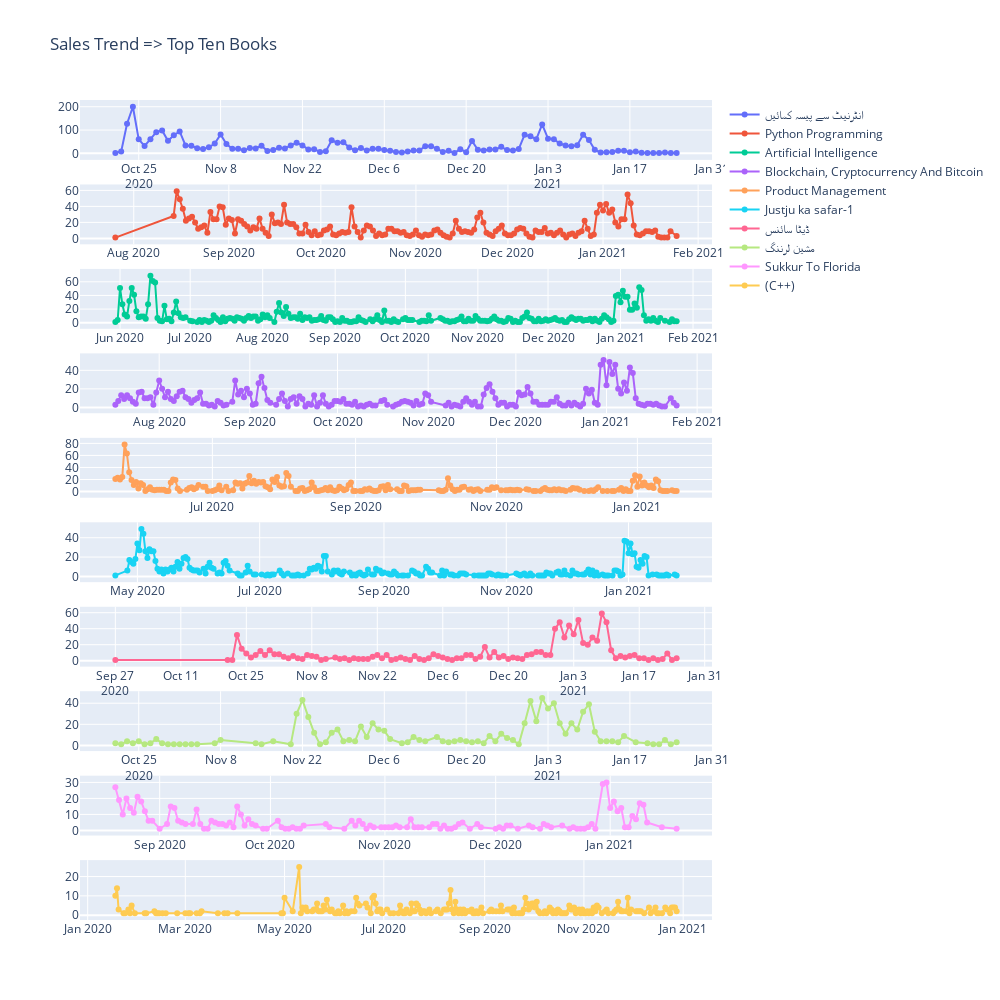

Notebook code cell kept with this figure:
### Code cell
fig = make_subplots(rows=10, cols=1)
i=0

for book in topbooks:
    top_book_orders = books_order_on_date.loc[(books_order_on_date.book_name == book), ['date', 'no_of_orders']]
#     fig = px.line(top_book_orders, x='date', y='no_of_orders', markers=True)
    fig.add_trace(
        go.Scatter(x=top_book_orders['date'], y=top_book_orders['no_of_orders'], name=book, mode='lines+markers',), 
        row=i+1, col=1)
    
    i = i + 1
    
fig.update_layout(height=1000, width=1000, title_text="Sales Trend => Top Ten Books")    
fig.show()

### Figure 1 — Plotly figure (JSON) as saved in the notebook; plotly's stock layout.template omitted (floating-point values rounded to 4 significant figures; data arrays with more than 128 entries replaced by an {"elided": "..."} marker saying what was removed)
{"data": [{"mode": "lines+markers", "name": "انٹرنیٹ سے پیسہ کمائیں", "type": "scatter", "x": ["2020-10-21", "2020-10-22", "2020-10-23", "2020-10-24", "2020-10-25", "2020-10-26", "2020-10-27", "2020-10-28", "2020-10-29", "2020-10-30", "2020-10-31", "2020-11-01", "2020-11-02", "2020-11-03", "2020-11-04", "2020-11-05", "2020-11-06", "2020-11-07", "2020-11-08", "2020-11-09", "2020-11-10", "2020-11-11", "2020-11-12", "2020-11-13", "2020-11-14", "2020-11-15", "2020-11-16", "2020-11-17", "2020-11-18", "2020-11-19", "2020-11-20", "2020-11-21", "2020-11-22", "2020-11-23", "2020-11-24", "2020-11-25", "2020-11-26", "2020-11-27", "2020-11-28", "2020-11-29", "2020-11-30", "2020-12-01", "2020-12-02", "2020-12-03", "2020-12-04", "2020-12-05", "2020-12-06", "2020-12-07", "2020-12-08", "2020-12-09", "2020-12-10", "2020-12-11", "2020-12-12", "2020-12-13", "2020-12-14", "2020-12-15", "2020-12-16", "2020-12-17", "2020-12-18", "2020-12-19", "2020-12-20", "2020-12-21", "2020-12-22", "2020-12-23", "2020-12-24", "2020-12-25", "2020-12-26", "2020-12-27", "2020-12-28", "2020-12-29", "2020-12-30", "2020-12-31", "2021-01-01", "2021-01-02", "2021-01-03", "2021-01-04", "2021-01-05", "2021-01-06", "2021-01-07", "2021-01-08", "2021-01-09", "2021-01-10", "2021-01-11", "2021-01-12", "2021-01-13", "2021-01-14", "2021-01-15", "2021-01-16", "2021-01-17", "2021-01-18", "2021-01-19", "2021-01-20", "2021-01-21", "2021-01-22", "2021-01-23", "2021-01-24", "2021-01-25"], "xaxis": "x", "y": [2, 8, 127, 200, 60, 32, 61, 91, 98, 54, 78, 94, 34, 33, 22, 19, 26, 42, 81, 40, 20, 20, 13, 23, 21, 33, 10, 14, 24, 21, 34, 45, 34, 17, 18, 6, 9, 56, 45, 48, 25, 13, 23, 12, 20, 20, 14, 11, 6, 4, 8, 12, 12, 31, 30, 20, 6, 11, 2, 18, 5, 53, 15, 12, 16, 16, 28, 14, 12, 19, 80, 73, 61, 124, 63, 61, 42, 34, 31, 35, 80, 57, 15, 4, 5, 6, 11, 11, 5, 8, 3, 1, 1, 2, 4, 1, 1], "yaxis": "y"}, {"mode": "lines+markers", "name": "Python Programming", "type": "scatter", "x": {"elided": "165 str values"}, "xaxis": "x2", "y": {"elided": "165 int values"}, "yaxis": "y2"}, {"mode": "lines+markers", "name": "Artificial Intelligence", "type": "scatter", "x": {"elided": "229 str values"}, "xaxis": "x3", "y": {"elided": "229 int values"}, "yaxis": "y3"}, {"mode": "lines+markers", "name": "Blockchain, Cryptocurrency And Bitcoin", "type": "scatter", "x": {"elided": "184 str values"}, "xaxis": "x4", "y": {"elided": "184 int values"}, "yaxis": "y4"}, {"mode": "lines+markers", "name": "Product Management", "type": "scatter", "x": {"elided": "210 str values"}, "xaxis": "x5", "y": {"elided": "210 int values"}, "yaxis": "y5"}, {"mode": "lines+markers", "name": "Justju ka safar-1", "type": "scatter", "x": {"elided": "225 str values"}, "xaxis": "x6", "y": {"elided": "225 int values"}, "yaxis": "y6"}, {"mode": "lines+markers", "name": "ڈیٹا سائنس", "type": "scatter", "x": ["2020-09-27", "2020-10-21", "2020-10-22", "2020-10-23", "2020-10-24", "2020-10-25", "2020-10-26", "2020-10-27", "2020-10-28", "2020-10-29", "2020-10-30", "2020-10-31", "2020-11-01", "2020-11-02", "2020-11-03", "2020-11-04", "2020-11-05", "2020-11-06", "2020-11-07", "2020-11-08", "2020-11-09", "2020-11-10", "2020-11-11", "2020-11-13", "2020-11-14", "2020-11-15", "2020-11-16", "2020-11-17", "2020-11-18", "2020-11-19", "2020-11-20", "2020-11-21", "2020-11-22", "2020-11-23", "2020-11-24", "2020-11-25", "2020-11-26", "2020-11-27", "2020-11-28", "2020-11-29", "2020-11-30", "2020-12-01", "2020-12-02", "2020-12-03", "2020-12-04", "2020-12-05", "2020-12-06", "2020-12-07", "2020-12-08", "2020-12-09", "2020-12-10", "2020-12-11", "2020-12-12", "2020-12-13", "2020-12-14", "2020-12-15", "2020-12-16", "2020-12-17", "2020-12-18", "2020-12-19", "2020-12-20", "2020-12-21", "2020-12-22", "2020-12-23", "2020-12-24", "2020-12-25", "2020-12-26", "2020-12-27", "2020-12-28", "2020-12-29", "2020-12-30", "2020-12-31", "2021-01-01", "2021-01-02", "2021-01-03", "2021-01-04", "2021-01-05", "2021-01-06", "2021-01-07", "2021-01-08", "2021-01-09", "2021-01-10", "2021-01-11", "2021-01-12", "2021-01-13", "2021-01-14", "2021-01-15", "2021-01-16", "2021-01-17", "2021-01-18", "2021-01-19", "2021-01-20", "2021-01-21", "2021-01-22", "2021-01-23", "2021-01-24", "2021-01-25"], "xaxis": "x7", "y": [1, 1, 1, 32, 15, 9, 4, 7, 12, 7, 13, 8, 8, 5, 3, 6, 3, 2, 7, 6, 5, 1, 2, 4, 2, 3, 1, 3, 2, 2, 2, 5, 7, 3, 7, 1, 2, 4, 2, 1, 6, 2, 1, 3, 8, 6, 4, 2, 1, 3, 3, 7, 7, 2, 5, 17, 4, 11, 4, 6, 2, 4, 3, 2, 7, 8, 11, 11, 7, 7, 40, 48, 29, 44, 33, 51, 22, 20, 29, 25, 59, 48, 13, 3, 6, 4, 6, 7, 3, 3, 1, 3, 1, 2, 9, 1, 3], "yaxis": "y7"}, {"mode": "lines+markers", "name": "مشین لرننگ", "type": "scatter", "x": ["2020-10-21", "2020-10-22", "2020-10-23", "2020-10-24", "2020-10-25", "2020-10-26", "2020-10-27", "2020-10-28", "2020-10-29", "2020-10-30", "2020-10-31", "2020-11-01", "2020-11-02", "2020-11-03", "2020-11-04", "2020-11-07", "2020-11-08", "2020-11-14", "2020-11-15", "2020-11-17", "2020-11-20", "2020-11-21", "2020-11-22", "2020-11-23", "2020-11-24", "2020-11-25", "2020-11-26", "2020-11-27", "2020-11-28", "2020-11-29", "2020-11-30", "2020-12-01", "2020-12-02", "2020-12-03", "2020-12-04", "2020-12-05", "2020-12-06", "2020-12-07", "2020-12-09", "2020-12-10", "2020-12-11", "2020-12-12", "2020-12-13", "2020-12-15", "2020-12-16", "2020-12-17", "2020-12-18", "2020-12-19", "2020-12-20", "2020-12-21", "2020-12-22", "2020-12-23", "2020-12-24", "2020-12-25", "2020-12-26", "2020-12-27", "2020-12-28", "2020-12-29", "2020-12-30", "2020-12-31", "2021-01-01", "2021-01-02", "2021-01-03", "2021-01-04", "2021-01-05", "2021-01-06", "2021-01-07", "2021-01-08", "2021-01-09", "2021-01-10", "2021-01-11", "2021-01-12", "2021-01-13", "2021-01-14", "2021-01-15", "2021-01-16", "2021-01-18", "2021-01-20", "2021-01-21", "2021-01-22", "2021-01-23", "2021-01-24", "2021-01-25"], "xaxis": "x8", "y": [2, 1, 4, 2, 4, 1, 2, 6, 2, 1, 1, 1, 1, 1, 1, 2, 5, 2, 1, 4, 1, 30, 43, 27, 12, 1, 3, 12, 15, 4, 5, 4, 18, 8, 21, 15, 14, 6, 2, 3, 8, 5, 4, 8, 4, 3, 4, 5, 4, 3, 4, 2, 9, 4, 11, 7, 5, 1, 21, 42, 23, 45, 35, 40, 21, 11, 21, 15, 32, 39, 13, 4, 4, 4, 3, 9, 3, 2, 1, 1, 5, 1, 3], "yaxis": "y8"}, {"mode": "lines+markers", "name": "Sukkur To Florida", "type": "scatter", "x": ["2020-08-20", "2020-08-21", "2020-08-22", "2020-08-23", "2020-08-24", "2020-08-25", "2020-08-26", "2020-08-27", "2020-08-28", "2020-08-29", "2020-08-30", "2020-09-01", "2020-09-03", "2020-09-04", "2020-09-05", "2020-09-06", "2020-09-07", "2020-09-08", "2020-09-10", "2020-09-11", "2020-09-12", "2020-09-13", "2020-09-14", "2020-09-15", "2020-09-16", "2020-09-17", "2020-09-18", "2020-09-19", "2020-09-20", "2020-09-21", "2020-09-22", "2020-09-23", "2020-09-24", "2020-09-25", "2020-09-26", "2020-09-27", "2020-09-29", "2020-09-30", "2020-10-03", "2020-10-04", "2020-10-05", "2020-10-06", "2020-10-07", "2020-10-08", "2020-10-09", "2020-10-10", "2020-10-16", "2020-10-17", "2020-10-21", "2020-10-23", "2020-10-24", "2020-10-25", "2020-10-26", "2020-10-27", "2020-10-28", "2020-10-29", "2020-10-31", "2020-11-01", "2020-11-02", "2020-11-03", "2020-11-04", "2020-11-05", "2020-11-07", "2020-11-08", "2020-11-09", "2020-11-10", "2020-11-11", "2020-11-13", "2020-11-14", "2020-11-15", "2020-11-16", "2020-11-17", "2020-11-18", "2020-11-19", "2020-11-20", "2020-11-21", "2020-11-22", "2020-11-24", "2020-11-26", "2020-11-27", "2020-12-01", "2020-12-02", "2020-12-03", "2020-12-04", "2020-12-05", "2020-12-07", "2020-12-10", "2020-12-11", "2020-12-13", "2020-12-14", "2020-12-15", "2020-12-16", "2020-12-19", "2020-12-21", "2020-12-22", "2020-12-23", "2020-12-24", "2020-12-25", "2020-12-26", "2020-12-27", "2020-12-28", "2020-12-30", "2020-12-31", "2021-01-01", "2021-01-02", "2021-01-03", "2021-01-04", "2021-01-05", "2021-01-06", "2021-01-07", "2021-01-08", "2021-01-09", "2021-01-10", "2021-01-11", "2021-01-15", "2021-01-19"], "xaxis": "x9", "y": [27, 19, 10, 20, 14, 11, 21, 18, 12, 6, 6, 1, 4, 15, 14, 6, 5, 4, 4, 13, 4, 1, 1, 6, 5, 4, 4, 3, 5, 2, 15, 10, 3, 7, 4, 3, 1, 1, 6, 2, 1, 1, 2, 1, 1, 3, 4, 2, 1, 6, 3, 6, 4, 1, 3, 2, 2, 2, 2, 2, 3, 2, 2, 7, 2, 2, 2, 2, 4, 4, 1, 3, 1, 1, 2, 4, 5, 1, 4, 2, 1, 2, 1, 3, 3, 1, 3, 2, 1, 4, 3, 2, 3, 1, 2, 1, 1, 1, 2, 4, 1, 29, 30, 14, 18, 12, 14, 2, 2, 9, 7, 17, 16, 5, 2, 1], "yaxis": "y9"}, {"mode": "lines+markers", "name": "(C++)", "type": "scatter", "x": {"elided": "218 str values"}, "xaxis": "x10", "y": {"elided": "218 int values"}, "yaxis": "y10"}], "layout": {"height": 1000, "title": {"text": "Sales Trend => Top Ten Books"}, "width": 1000, "xaxis": {"anchor": "y", "domain": [0, 1]}, "xaxis10": {"anchor": "y10", "domain": [0, 1]}, "xaxis2": {"anchor": "y2", "domain": [0, 1]}, "xaxis3": {"anchor": "y3", "domain": [0, 1]}, "xaxis4": {"anchor": "y4", "domain": [0, 1]}, "xaxis5": {"anchor": "y5", "domain": [0, 1]}, "xaxis6": {"anchor": "y6", "domain": [0, 1]}, "xaxis7": {"anchor": "y7", "domain": [0, 1]}, "xaxis8": {"anchor": "y8", "domain": [0, 1]}, "xaxis9": {"anchor": "y9", "domain": [0, 1]}, "yaxis": {"anchor": "x", "domain": [0.927, 1.0]}, "yaxis10": {"anchor": "x10", "domain": [0, 0.073]}, "yaxis2": {"anchor": "x2", "domain": [0.824, 0.897]}, "yaxis3": {"anchor": "x3", "domain": [0.721, 0.794]}, "yaxis4": {"anchor": "x4", "domain": [0.618, 0.691]}, "yaxis5": {"anchor": "x5", "domain": [0.515, 0.588]}, "yaxis6": {"anchor": "x6", "domain": [0.412, 0.485]}, "yaxis7": {"anchor": "x7", "domain": [0.309, 0.382]}, "yaxis8": {"anchor": "x8", "domain": [0.206, 0.279]}, "yaxis9": {"anchor": "x9", "domain": [0.103, 0.176]}}}
